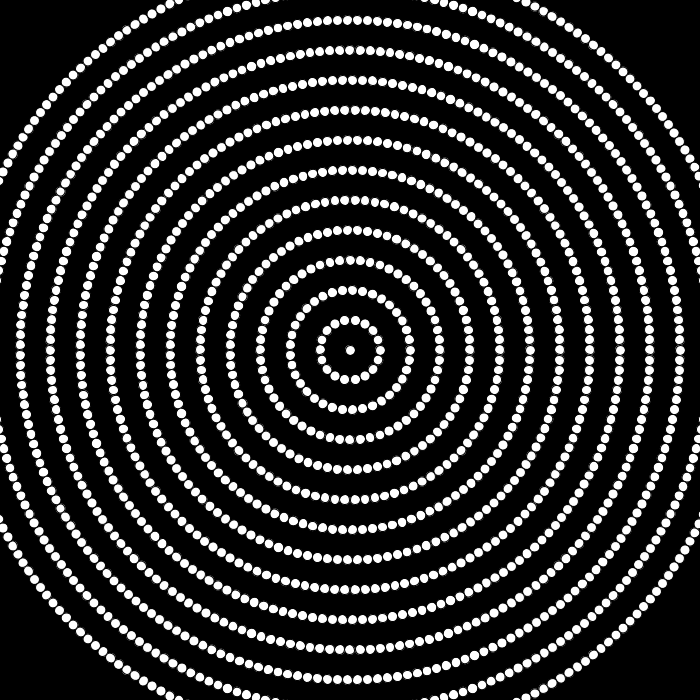
Frame 1 (no input)
Frame 2 (the mouse pressed at the canvas centre, redrawn once): identical to frame 1, image omitted

The Processing sketch that drew this single still picture (run headless with seeded random() and noise(); the mouse was pressed at the canvas centre and the sketch redrawn once):

// Processing sketch: DC_Trial_1
// ── DC_Trial_1.pde
void setup(){
  size(700,700);
  surface.setLocation(387,20);
  noLoop();
}

void draw() {
  background(0);
  translate(width/2, height/2);
  float rStep =10;
  
  for(float r=0; r<400; r+=30){
    
    float c =2*PI*r;
    float angleSeg =floor(c/rStep);
    
  for(float a=0; a<360; a+=360/angleSeg){
    pushMatrix();
    rotate(radians(a));
    ellipse(r,0,rStep,rStep);
    popMatrix();
    }
  }
}

void keyPressed(){
if (key==' ') {
  background(0);
  redraw();
  }
}
